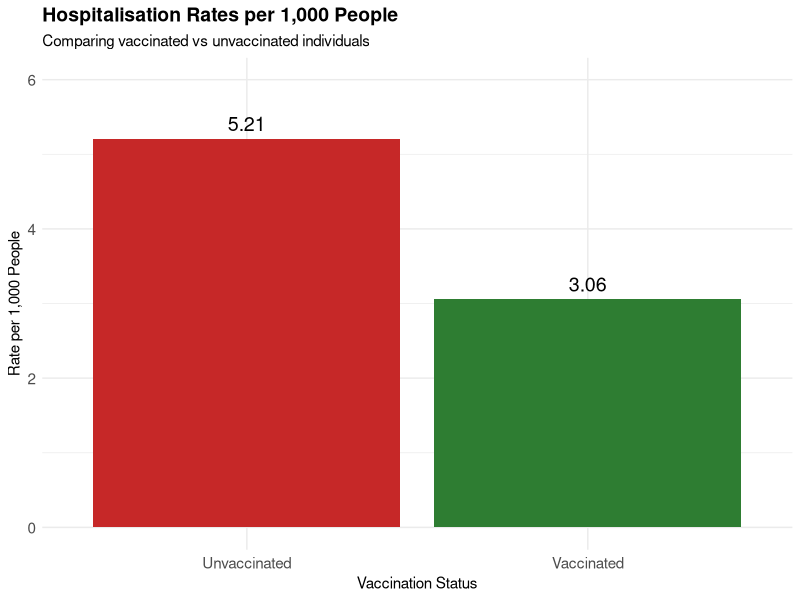
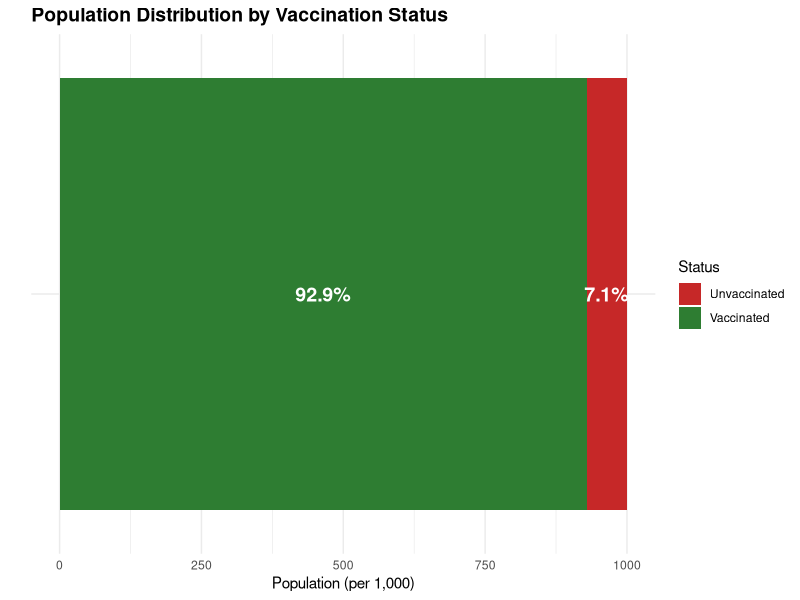
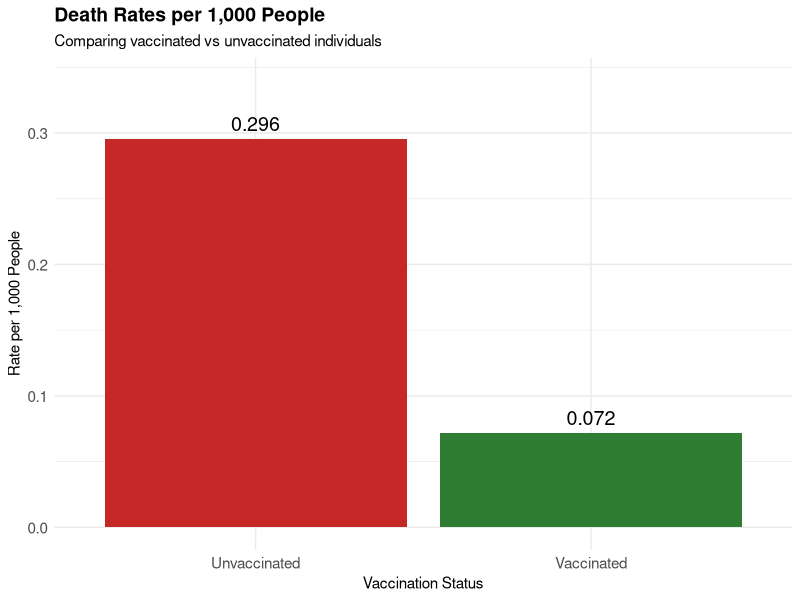

Reproduce these figures in R, in order.
## ---- chunk 1
knitr::opts_chunk$set(echo = TRUE)
library(ggplot2)
## ---- chunk 2
# Population data (per 1,000 people for rate calculation)
total_population <- 1000
vaccination_rate <- 0.929 # 92.9% vaccination rate in NSW, Jan 2022
vaccinated_population <- vaccination_rate * total_population
unvaccinated_population <- (1 - vaccination_rate) * total_population

# Hospitalisation numbers from NSW Health data
vaccinated_hospitalised <- 2627 + 215 # ICU + ward
unvaccinated_hospitalised <- 315 + 55 # ICU + ward

# Death numbers from NSW Health data
vaccinated_deaths <- 67
unvaccinated_deaths <- 21
## ---- chunk 3
unvaccinated_hospitalisation_rate <- unvaccinated_hospitalised / unvaccinated_population
## ---- chunk 4
vaccinated_hospitalisation_rate <- vaccinated_hospitalised / vaccinated_population
## ---- chunk 5
hospitalisation_rate_ratio <- unvaccinated_hospitalisation_rate / vaccinated_hospitalisation_rate
## ---- chunk 6
# Common theme for all visualisations
base_theme <- theme_minimal() +
  theme(
    legend.position = "none",
    plot.title = element_text(size = 14, face = "bold"),
    axis.text = element_text(size = 11)
  )

# Common colour palette
status_colours <- c("Vaccinated" = "#2E7D32", "Unvaccinated" = "#C62828")

# Create data frame for visualisation
hospital_data <- data.frame(
  Status = c("Vaccinated", "Unvaccinated"),
  Rate = c(vaccinated_hospitalisation_rate, unvaccinated_hospitalisation_rate),
  Population = c(vaccinated_population, unvaccinated_population),
  Hospitalised = c(vaccinated_hospitalised, unvaccinated_hospitalised)
)

# Hospitalisation rates comparison
ggplot(hospital_data, aes(x = Status, y = Rate, fill = Status)) +
  geom_col() +
  geom_text(aes(label = round(Rate, 2)), vjust = -0.5, size = 5) +
  scale_fill_manual(values = status_colours) +
  expand_limits(y = max(hospital_data$Rate) * 1.15) +
  labs(
    title = "Hospitalisation Rates per 1,000 People",
    subtitle = "Comparing vaccinated vs unvaccinated individuals",
    x = "Vaccination Status",
    y = "Rate per 1,000 People"
  ) +
  base_theme
## ---- chunk 7
# Population distribution
ggplot(hospital_data, aes(x = "", y = Population, fill = Status)) +
  geom_col(width = 1) +
  coord_flip() +
  scale_fill_manual(values = status_colours) +
  geom_text(
    aes(label = paste0(round(Population / total_population * 100, 1), "%")),
    position = position_stack(vjust = 0.5),
    size = 5,
    colour = "white",
    fontface = "bold"
  ) +
  labs(
    title = "Population Distribution by Vaccination Status",
    x = "",
    y = "Population (per 1,000)"
  ) +
  theme_minimal() +
  theme(
    axis.text.y = element_blank(),
    axis.ticks.y = element_blank(),
    plot.title = element_text(size = 14, face = "bold")
  )
## ---- chunk 8
vaccinated_death_rate <- vaccinated_deaths / vaccinated_population
unvaccinated_death_rate <- unvaccinated_deaths / unvaccinated_population
death_rate_ratio <- unvaccinated_death_rate / vaccinated_death_rate
## ---- chunk 9
# Death rates comparison
death_data <- data.frame(
  Status = c("Vaccinated", "Unvaccinated"),
  Rate = c(vaccinated_death_rate, unvaccinated_death_rate)
)

ggplot(death_data, aes(x = Status, y = Rate, fill = Status)) +
  geom_col() +
  geom_text(aes(label = round(Rate, 3)), vjust = -0.5, size = 5) +
  scale_fill_manual(values = status_colours) +
  expand_limits(y = max(death_data$Rate) * 1.15) +
  labs(
    title = "Death Rates per 1,000 People",
    subtitle = "Comparing vaccinated vs unvaccinated individuals",
    x = "Vaccination Status",
    y = "Rate per 1,000 People"
  ) +
  base_theme
